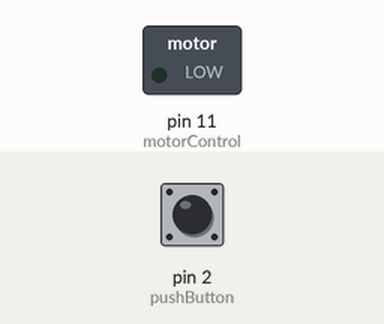
Simulated run of this sketch. Board: Arduino Uno, built with avr-gcc and run on an emulated ATmega328P. Shown: switched loads named in the sketch (green lamp = pin HIGH). Inputs (shaded band) come from the test bench; at power-on: pin 2 (pushButton) LOW. What the sketch prints to the serial monitor is not drawn.

Above: at 1.2 s.
1.3 s: pin 2 (pushButton) pulled HIGH for 0.15 s
At 4.5 s:
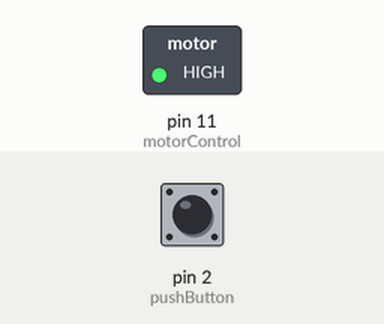
7.4 s: pin 2 (pushButton) pulled HIGH for 1 s
At 14.0 s:
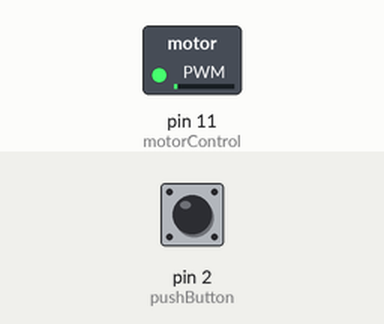
Timing chart, 0 to 15.5 s (numbered marks = the images above; inputs shaded):
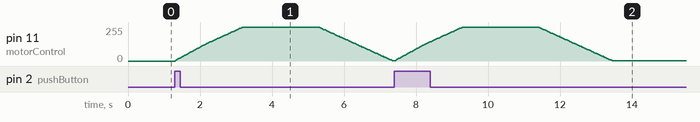

Measured:
- after the input at 1.3 s, pin 11 (motorControl): rises from 0/255 to 255/255 in 1.9 s, then falls to 1/255 in 4.2 s
- after the input at 7.4 s, pin 11 (motorControl): rises from 1/255 to 255/255 in 1.9 s, then falls to 1/255 in 4.2 s

The sketch:

Chieh_HW2.ino
```cpp
int pushButton = 2;                         // push button only talk to the Arduino
int motorControl = 11;                      // the transistor base pin is controlled by the PWM pin
int buttonState = LOW;
int x = 0;                                  // using x to mapping the increating/decreating speed to motor
int y = millis();                           // the y is like a Timer


void setup() {
  Serial.begin(9600);
  pinMode(pushButton, INPUT);
  pinMode(motorControl, OUTPUT);
}

void loop() {

  buttonState = digitalRead(pushButton);

  if ( buttonState == HIGH) {                 // press button to talk to the controller to start
    y = 0;
    for (y = 0; y < 2000; y += 6.5) {
      x = map(y, 0, 1999, 0, 255);            // mapping increating speed from 0% to 100% in 2 sec
      analogWrite(motorControl, x);
      Serial.println(y);
      //      Serial.println(" //////// ");
      //      Serial.println(x);
      //      Serial.println(" /255");
    }
    for (y = 2000; y < 4000; y += 6.5) {
      x = 255;                                // keep the full speed in 2 sec
      analogWrite(motorControl, x);
      Serial.println(y);
      //      Serial.println(" //////// ");
      //      Serial.println(x);
      //      Serial.println(" /255");

    }
    for (y = 4000; y < 6000; y += 6.5) {
      x = map(y, 4000, 5999, 255, 0);         // mapping decreating speed from 100% to 0% in 2 sec
      analogWrite(motorControl, x);
      Serial.println(y);
      //      Serial.println(" //////// ");
      //      Serial.println(x);
      //      Serial.println(" /255");

      buttonState = LOW;
      if (y >= 6000) {
        x = 0;
        analogWrite(motorControl, x);         // turn off the motor
      }
    }
  }
  Serial.println(y);
  //  Serial.println(" //////// ");
  //  Serial.println(x);
  //  Serial.println(" /255");


  delay(1);        // delay in between reads for stability
}
```
